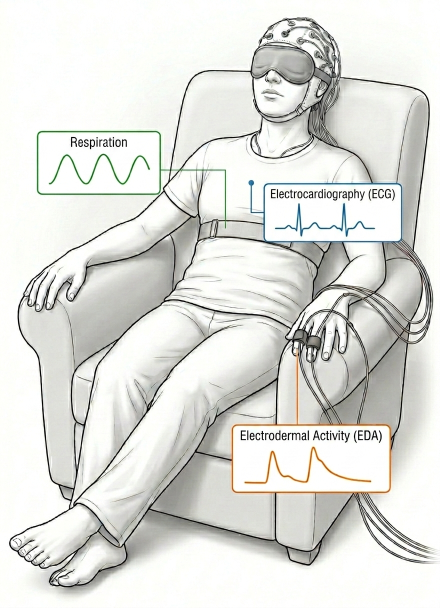
#> input picture results/figures/panels_figure_1/fig1_panel_a.png, 880 x 1216 px (shown at 1/2 size)
$ python compose_figure_S1.py
#> lines starting #> are read from the running program, lines starting #| are printed output that depends on the picture
#> in main, panel_a is the input picture: PIL image 880x1216 RGBA; mean R, G, B, A 222.5, 223.3, 218.9, 255
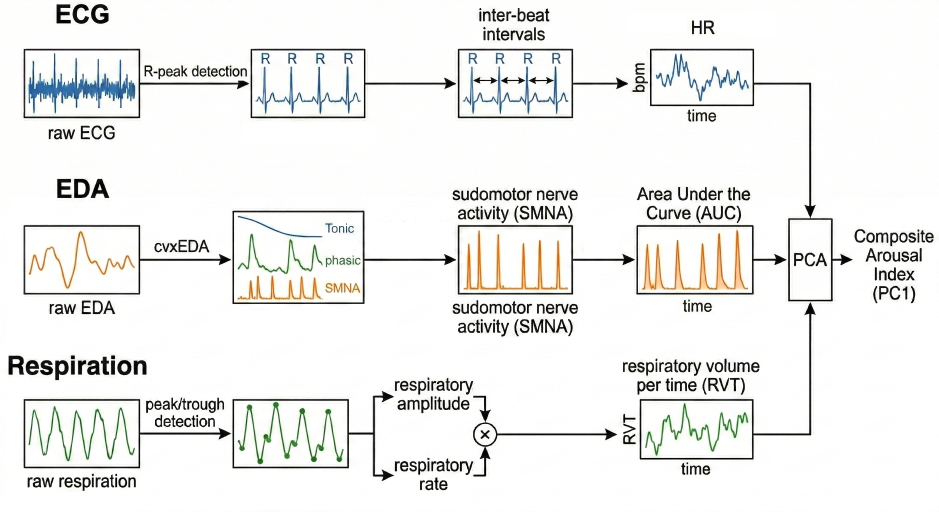
#> input picture results/figures/panels_figure_1/fig1_panel_c.png, 2816 x 1536 px (shown at 1/3 size)
#!/usr/bin/env python
# -*- coding: utf-8 -*-
"""
Compose Supplementary Figure 1 (recording setup and processing pipeline)
from two pre-made panels.

Layout:
  - Panel A: recording-setup drawing, left, at its native size
  - Panel B: processing-pipeline schematic, right, scaled so that its height
    matches panel A (it is therefore wider than panel A)

Usage:
    micromamba run -n dmt-emotions python scripts/compose_figure_S1.py
"""

from pathlib import Path
from PIL import Image, ImageDraw, ImageFont

PROJECT_ROOT = Path(__file__).parent.parent
PANELS_DIR = PROJECT_ROOT / 'results' / 'figures' / 'panels_figure_1'
OUTPUT_PATH = PROJECT_ROOT / 'results' / 'figures' / 'figure_S1.png'

LABEL_FONT_SIZE = 64
OUTER_MARGIN = 40
PANEL_GAP = 60
LABEL_BAND = 90          # white band above the panels that holds the labels


def _font():
    for name in ("arialbd.ttf", "Arial Bold.ttf",
                 "/usr/share/fonts/truetype/liberation/LiberationSans-Bold.ttf"):
        try:
            return ImageFont.truetype(name, LABEL_FONT_SIZE)
        except OSError:
            continue
    print("[WARN] Arial Bold not found; using default font.")
    return ImageFont.load_default()


# Label fixes on the pipeline schematic (a raster with no editable source),
# in its native pixel coordinates (2816 x 1536):
#   - the EDA row repeats "sudomotor nerve activity (SMNA)" above and below the
#     SMNA box; the copy below is removed;
#   - the PCA output reads "Composite Arousal Index (PC1)"; the paper calls it
#     the Physiological Arousal Index, so the label is redrawn with that name
#     (same font size, colour and line spacing as the original; the canvas is
#     widened on the right to fit the longer first line).
DUPLICATE_SMNA_LABEL = (1350, 893, 1742, 1017)    # x0, y0, x1, y1
INDEX_LABEL_BOX = (2561, 678, 2816, 918)
INDEX_LABEL_LINES = ("Physiological", "Arousal", "Index", "(PC1)")
INDEX_LABEL_TOPS = (687, 744, 802, 858)            # top of each original line
INDEX_LABEL_FONT_SIZE = 49                         # matches the original "Composite"
INDEX_LABEL_LEFT = 2564
TEXT_RGB = (21, 20, 19)


def _fix_pipeline_labels(panel: Image.Image) -> Image.Image:
    draw = ImageDraw.Draw(panel)
#> panel is the input picture: PIL image 2816x1536 RGBA; mean R, G, B, A 238.9, 239.3, 237.8, 255
    white = (255, 255, 255, 255)
    draw.rectangle(DUPLICATE_SMNA_LABEL, fill=white)
    draw.rectangle(INDEX_LABEL_BOX, fill=white)
    font = None
    for name in ("arial.ttf", "Arial.ttf",
                 "/usr/share/fonts/truetype/liberation/LiberationSans-Regular.ttf"):
        try:
            font = ImageFont.truetype(name, INDEX_LABEL_FONT_SIZE)
            break
        except OSError:
            continue
    if font is None:
        print("[WARN] Arial not found; using default font.")
        font = ImageFont.load_default()
    widths = [draw.textbbox((0, 0), t, font=font)[2] for t in INDEX_LABEL_LINES]
#> widths = [318, 183, 135, 133]
    centre = INDEX_LABEL_LEFT + max(widths) / 2
#> centre = 2723
    new_w = max(panel.width, int(INDEX_LABEL_LEFT + max(widths) + 20))
#> new_w = 2902
    if new_w > panel.width:
        wider = Image.new('RGBA', (new_w, panel.height), white)
#> wider: PIL image 2902x1536 RGBA; every value is 255
        wider.paste(panel, (0, 0))
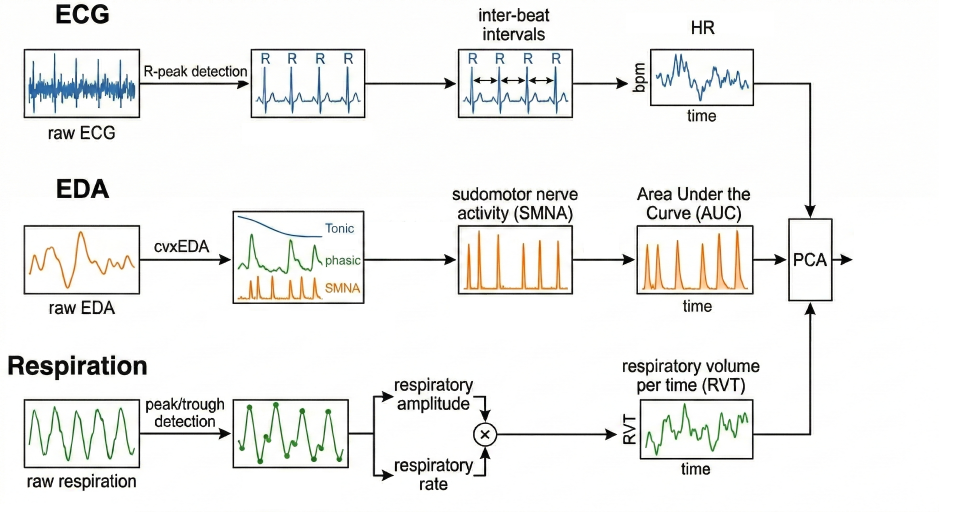
#> wider: PIL image 2902x1536 RGBA (shown at 1/3 size); mean R, G, B, A 240.5, 240.9, 239.5, 255
        panel = wider
        draw = ImageDraw.Draw(panel)
    for text, w, top in zip(INDEX_LABEL_LINES, widths, INDEX_LABEL_TOPS):
        y_off = draw.textbbox((0, 0), text, font=font)[1]
        draw.text((centre - w / 2, top - y_off), text, font=font, fill=TEXT_RGB + (255,))
#> this loop made 4 passes
#> (text, w, top) on passes 1 to 4: ('Physiological', 318, 687), ('Arousal', 183, 744), ('Index', 135, 802), ('(PC1)', 133, 858)
    return panel


def main() -> Path:
    panel_a = Image.open(PANELS_DIR / 'fig1_panel_a.png').convert('RGBA')
    # the processing-pipeline schematic is stored as fig1_panel_c.png
    panel_b = _fix_pipeline_labels(
        Image.open(PANELS_DIR / 'fig1_panel_c.png').convert('RGBA'))

    # Scale B so its height equals A's height
    scale_b = panel_a.height / panel_b.height
#> scale_b = 0.792
    panel_b = panel_b.resize(
        (round(panel_b.width * scale_b), panel_a.height), Image.LANCZOS)
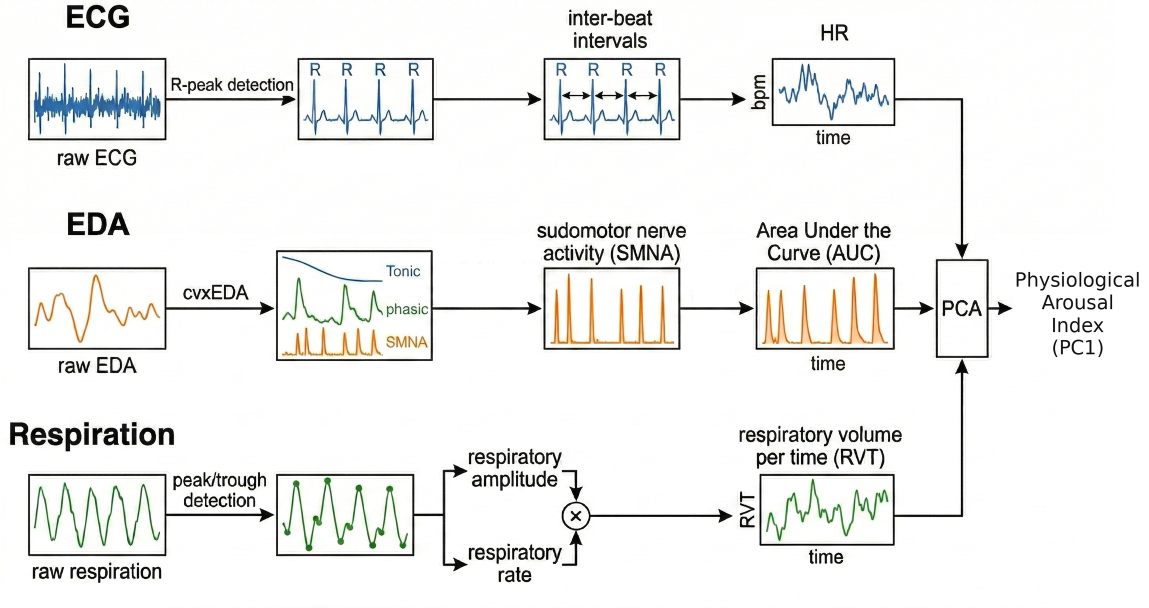
#> panel_b: PIL image 2297x1216 RGBA (shown at 1/2 size); mean R, G, B, A 240, 240.3, 239, 255

    canvas_w = OUTER_MARGIN + panel_a.width + PANEL_GAP + panel_b.width + OUTER_MARGIN
#> canvas_w = 3317
    canvas_h = OUTER_MARGIN + LABEL_BAND + panel_a.height + OUTER_MARGIN
#> canvas_h = 1386
    canvas = Image.new('RGBA', (canvas_w, canvas_h), (255, 255, 255, 255))
#> canvas: PIL image 3317x1386 RGBA; every value is 255

    y = OUTER_MARGIN + LABEL_BAND
    a_x = OUTER_MARGIN
    b_x = OUTER_MARGIN + panel_a.width + PANEL_GAP
#> b_x = 980
    canvas.paste(panel_a, (a_x, y), panel_a)
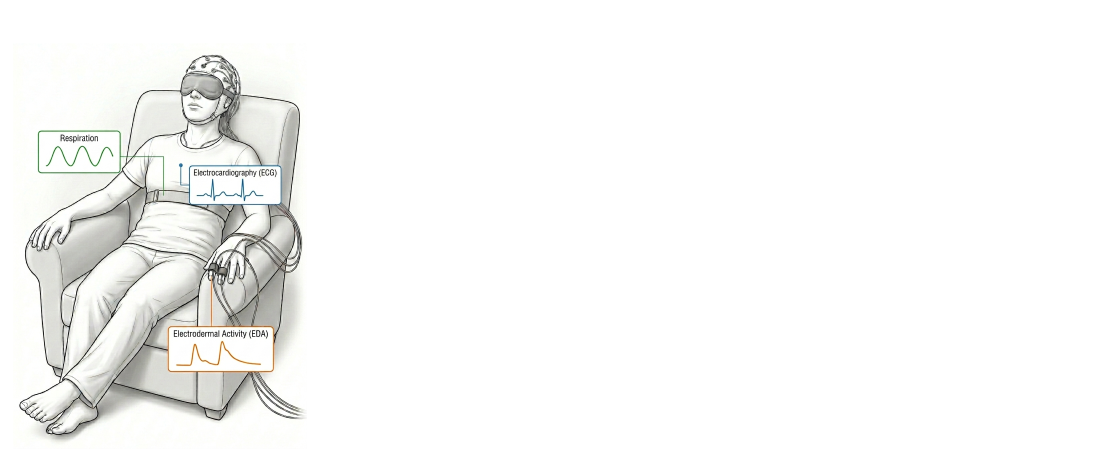
#> canvas: PIL image 3317x1386 RGBA (shown at 1/3 size); mean R, G, B, A 247.4, 247.6, 246.6, 255
    canvas.paste(panel_b, (b_x, y), panel_b)
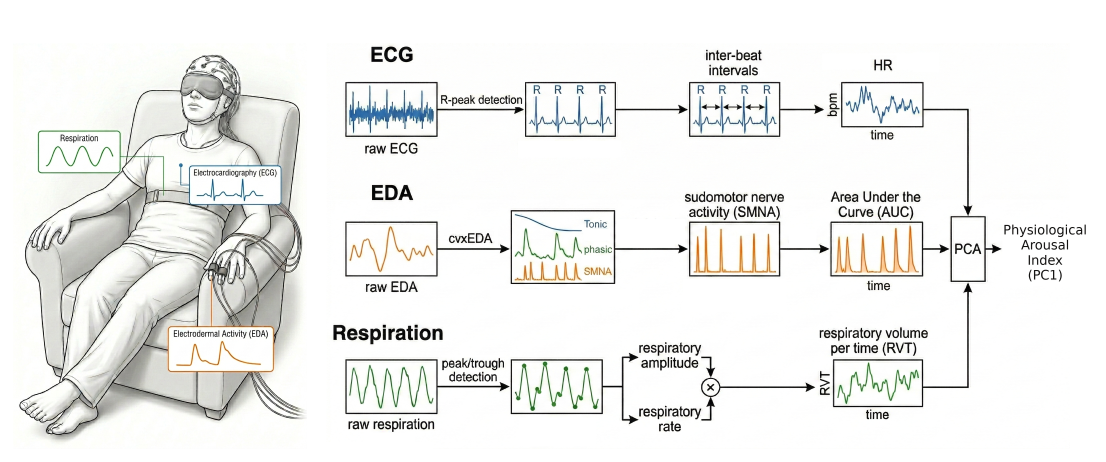
#> canvas: PIL image 3317x1386 RGBA (shown at 1/3 size); mean R, G, B, A 238.3, 238.7, 236.9, 255

    draw = ImageDraw.Draw(canvas)
    font = _font()
    draw.text((a_x, OUTER_MARGIN), 'A', font=font, fill=(0, 0, 0))
    draw.text((b_x, OUTER_MARGIN), 'B', font=font, fill=(0, 0, 0))

    canvas.convert('RGB').save(OUTPUT_PATH, dpi=(300, 300))
    print(f"Supplementary Figure 1 saved to: {OUTPUT_PATH}")
    print(f"  Canvas: {canvas_w} x {canvas_h} px; A {panel_a.size}; B {panel_b.size}")
#|   Canvas: 3317 x 1386 px; A (880, 1216); B (2297, 1216)
    return OUTPUT_PATH


if __name__ == '__main__':
    main()
